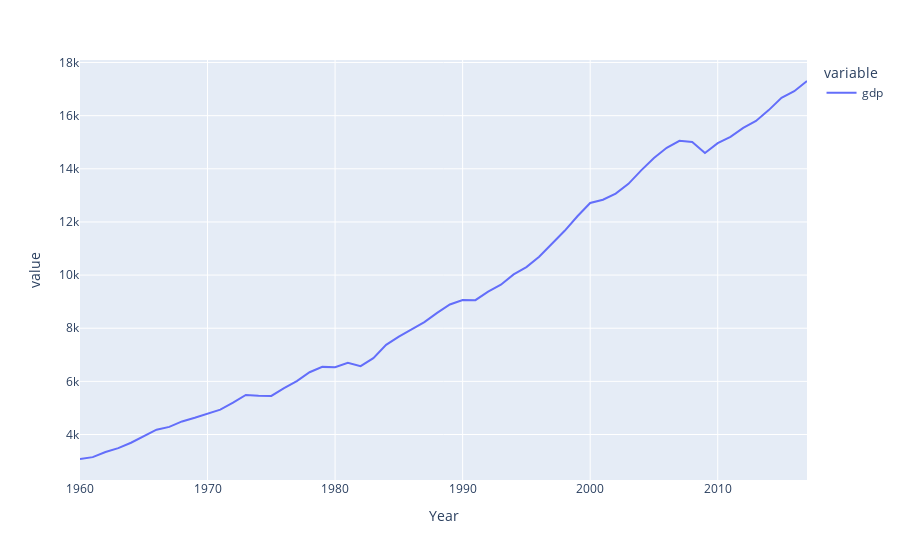

Here is the notebook cell this chart was saved with:
### Code cell
px.line(df.groupby('Year')[['gdp']].agg('max'))

### Figure 1 — Plotly figure (JSON) as saved in the notebook; plotly's stock layout.template omitted (floating-point values rounded to 4 significant figures)
{"data": [{"hovertemplate": "variable=gdp<br>Year=%{x}<br>value=%{y}<extra></extra>", "legendgroup": "gdp", "line": {"color": "#636efa", "dash": "solid"}, "marker": {"symbol": "circle"}, "mode": "lines", "name": "gdp", "orientation": "v", "showlegend": true, "type": "scatter", "x": [1960, 1961, 1962, 1963, 1964, 1965, 1966, 1967, 1968, 1969, 1970, 1971, 1972, 1973, 1974, 1975, 1976, 1977, 1978, 1979, 1980, 1981, 1982, 1983, 1984, 1985, 1986, 1987, 1988, 1989, 1990, 1991, 1992, 1993, 1994, 1995, 1996, 1997, 1998, 1999, 2000, 2001, 2002, 2003, 2004, 2005, 2006, 2007, 2008, 2009, 2010, 2011, 2012, 2013, 2014, 2015, 2016, 2017], "xaxis": "x", "y": [3078.0, 3149.0, 3341.0, 3488.0, 3690.0, 3926.0, 4182.0, 4286.0, 4492.0, 4631.0, 4780.0, 4937.0, 5197.0, 5490.0, 5462.0, 5451.0, 5745.0, 6009.0, 6344.0, 6545.0, 6529.0, 6699.0, 6571.0, 6875.0, 7374.0, 7687.0, 7956.0, 8232.0, 8578.0, 8894.0, 9064.0, 9058.0, 9380.0, 9637.0, 10030.0, 10300.0, 10690.0, 11170.0, 11670.0, 12210.0, 12710.0, 12840.0, 13070.0, 13430.0, 13940.0, 14410.0, 14790.0, 15060.0, 15010.0, 14590.0, 14960.0, 15200.0, 15540.0, 15800.0, 16210.0, 16670.0, 16920.0, 17300.0], "yaxis": "y"}], "layout": {"legend": {"title": {"text": "variable"}, "tracegroupgap": 0}, "margin": {"t": 60}, "xaxis": {"anchor": "y", "domain": [0, 1], "title": {"text": "Year"}}, "yaxis": {"anchor": "x", "domain": [0, 1], "title": {"text": "value"}}}}
